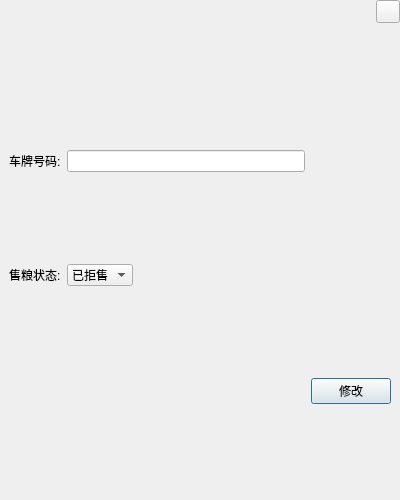
<?xml version="1.0" encoding="UTF-8"?>
<ui version="4.0">
 <class>FrmSellEdit</class>
 <widget class="QDialog" name="FrmSellEdit">
  <property name="geometry">
   <rect>
    <x>0</x>
    <y>0</y>
    <width>400</width>
    <height>500</height>
   </rect>
  </property>
  <property name="windowTitle">
   <string>Dialog</string>
  </property>
  <layout class="QGridLayout" name="gridLayout_3" rowstretch="1,9">
   <property name="leftMargin">
    <number>0</number>
   </property>
   <property name="topMargin">
    <number>0</number>
   </property>
   <property name="rightMargin">
    <number>0</number>
   </property>
   <property name="bottomMargin">
    <number>0</number>
   </property>
   <item row="0" column="0">
    <widget class="QWidget" name="widget" native="true">
     <layout class="QHBoxLayout" name="horizontalLayout">
      <property name="topMargin">
       <number>0</number>
      </property>
      <property name="rightMargin">
       <number>0</number>
      </property>
      <property name="bottomMargin">
       <number>0</number>
      </property>
      <item>
       <widget class="QLabel" name="labTitle">
        <property name="text">
         <string/>
        </property>
       </widget>
      </item>
      <item>
       <spacer name="horizontalSpacer">
        <property name="orientation">
         <enum>Qt::Horizontal</enum>
        </property>
        <property name="sizeHint" stdset="0">
         <size>
          <width>40</width>
          <height>20</height>
         </size>
        </property>
       </spacer>
      </item>
      <item>
       <widget class="QWidget" name="widget_3" native="true">
        <layout class="QGridLayout" name="gridLayout">
         <property name="leftMargin">
          <number>0</number>
         </property>
         <property name="topMargin">
          <number>0</number>
         </property>
         <property name="rightMargin">
          <number>0</number>
         </property>
         <property name="bottomMargin">
          <number>0</number>
         </property>
         <item row="0" column="0">
          <widget class="QToolButton" name="toolButton">
           <property name="text">
            <string/>
           </property>
          </widget>
         </item>
         <item row="1" column="0">
          <spacer name="verticalSpacer">
           <property name="orientation">
            <enum>Qt::Vertical</enum>
           </property>
           <property name="sizeHint" stdset="0">
            <size>
             <width>20</width>
             <height>40</height>
            </size>
           </property>
          </spacer>
         </item>
        </layout>
       </widget>
      </item>
     </layout>
    </widget>
   </item>
   <item row="1" column="0">
    <widget class="QWidget" name="widget_2" native="true">
     <layout class="QGridLayout" name="gridLayout_2">
      <item row="0" column="0">
       <widget class="QLabel" name="label_2">
        <property name="text">
         <string>车牌号码:</string>
        </property>
       </widget>
      </item>
      <item row="0" column="1" colspan="2">
       <widget class="QLineEdit" name="editLicense">
        <property name="readOnly">
         <bool>true</bool>
        </property>
       </widget>
      </item>
      <item row="1" column="0">
       <widget class="QLabel" name="label_3">
        <property name="text">
         <string>售粮状态:</string>
        </property>
       </widget>
      </item>
      <item row="1" column="1">
       <widget class="QComboBox" name="comboBox">
        <item>
         <property name="text">
          <string>已拒售</string>
         </property>
        </item>
        <item>
         <property name="text">
          <string>已出售</string>
         </property>
        </item>
       </widget>
      </item>
      <item row="1" column="2">
       <spacer name="horizontalSpacer_2">
        <property name="orientation">
         <enum>Qt::Horizontal</enum>
        </property>
        <property name="sizeHint" stdset="0">
         <size>
          <width>106</width>
          <height>20</height>
         </size>
        </property>
       </spacer>
      </item>
      <item row="2" column="3">
       <widget class="QPushButton" name="btnEdit">
        <property name="text">
         <string>修改</string>
        </property>
       </widget>
      </item>
     </layout>
    </widget>
   </item>
  </layout>
 </widget>
 <resources/>
 <connections/>
</ui>
